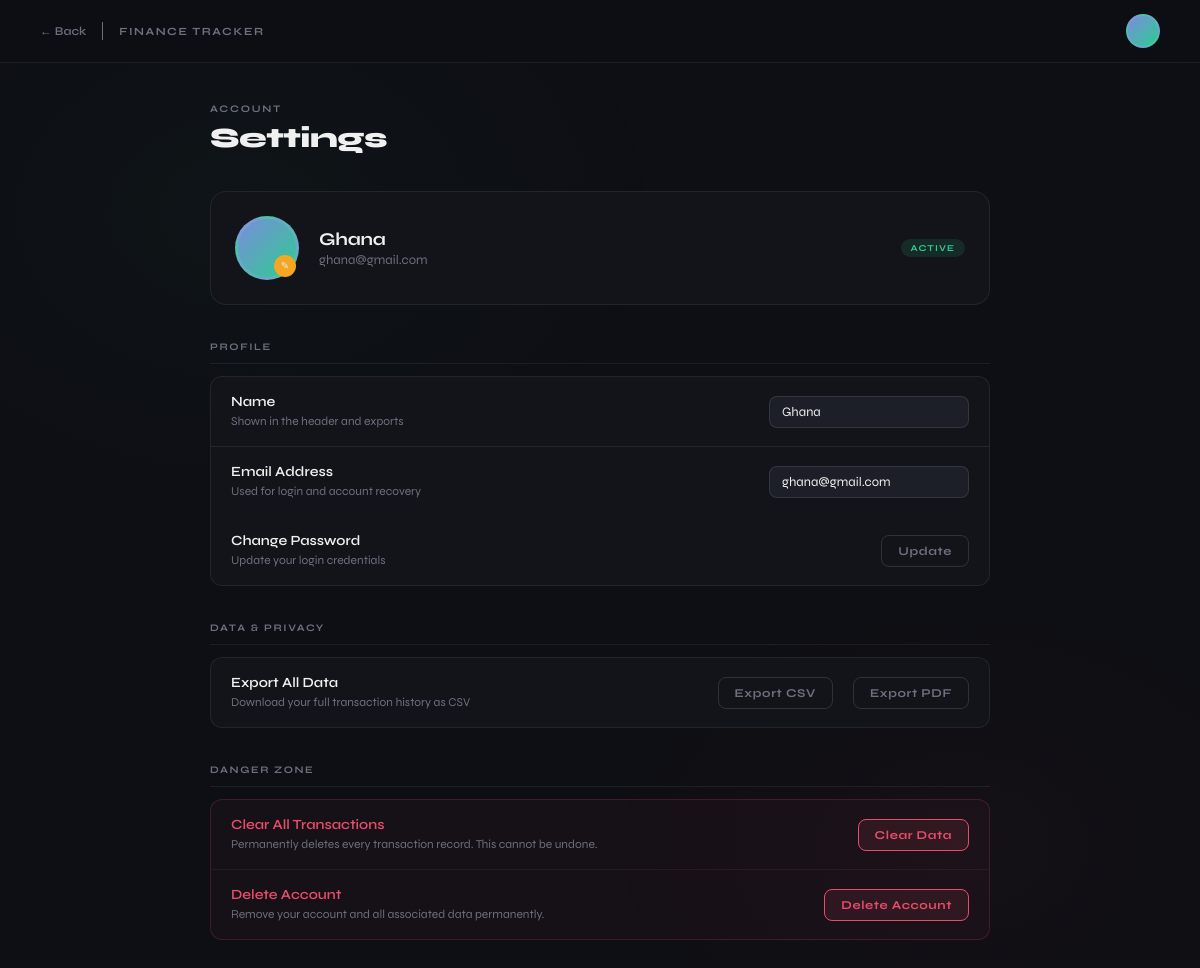
The page /settings (signed in) on the database its author committed.
### main.py (models this page shows, shortened)
class User(db.Model, UserMixin):
    id = db.Column(db.Integer, primary_key=True)
    username = db.Column(db.String(80), unique=True, nullable=False)
    email = db.Column(db.String(120), unique=True, nullable=False)
    password_hash = db.Column(db.String(256), nullable=False)
    transactions = db.relationship('Transaction', backref='user', lazy=True)

### main.py (the view, shortened to what this page needs)
@app.route("/settings", methods=["GET", "POST"])
def settings():
    name = current_user.username
    email = current_user.email
    action = request.form.get("action")
    return render_template(
        "settings.html",
        logged_in=True,
        name=name,
        email=email
    )

### main.py (called while the page is built)
@login_manager.user_loader
def load_user(user_id):
    return User.query.get(int(user_id))

### templates/settings.html (shortened to what this page needs)
<!doctype html>
<html lang="en">
  <head>
  </head>
  <body>
    <div class="topbar">
      <div class="topbar-left">
        <a class="back-btn" href="{{ url_for('home') }}">← Back</a>
        <span class="topbar-brand">Finance Tracker</span>
      </div>
      <div class="topbar-right">
        <div class="profile-avatar"></div>
      </div>
    </div>
    <div class="page-wrap">
      <div class="page-eyebrow">Account</div>
      <div class="page-title">Settings</div>
      <div class="profile-card">
        <div class="profile-card-avatar">
          <span class="avatar-edit">✎</span>
        </div>
        <div class="profile-card-info">
          <div class="profile-card-name" id="display-name">{{ name }}</div>
          <div class="profile-card-email" id="display-email">{{ email }}</div>
        </div>
        <span class="profile-card-badge">Active</span>
      </div>
      <div class="section">
        <div class="section-label">Profile</div>
        <div class="row-group">
            <form id="profile-form" action="{{ url_for('settings') }}" method="POST">
            <div class="setting-row first">
              <div class="row-info">
                <div class="row-title">Name</div>
                <div class="row-desc">Shown in the header and exports</div>
              </div>
              <input class="setting-input" name="name" id="name-input" type="text" placeholder="Your name" value="{{ name }}" oninput="markDirty()" />
            </div>
            <div class="setting-row">
              <div class="row-info">
                <div class="row-title">Email Address</div>
                <div class="row-desc">Used for login and account recovery</div>
              </div>
              <input class="setting-input" name="email" id="email-input" type="email" placeholder="you@example.com" value="{{ email }}" oninput="markDirty()" />
            </div>
          </form>
          <div class="setting-row last">
            <div class="row-info">
              <div class="row-title">Change Password</div>
              <div class="row-desc">Update your login credentials</div>
            </div>
            <button class="btn btn-ghost" onclick="openPasswordModal()">Update</button>
          </div>
        </div>
      </div>
      <div class="section">
        <div class="section-label">Data & Privacy</div>
        <div class="row-group">
          <div class="setting-row first">
            <div class="row-info">
              <div class="row-title">Export All Data</div>
              <div class="row-desc">Download your full transaction history as CSV</div>
            </div>
            <button class="btn btn-ghost" onclick="window.location.href='{{ url_for('export') }}'">Export CSV</button>
              <button class="btn btn-ghost" onclick="window.location.href='{{ url_for('export_pdf') }}'">Export PDF</button>
          </div>
        </div>
      </div>
      <div class="section">
        <div class="section-label">Danger Zone</div>
        <div class="danger-zone">
          <div class="setting-row first">
            <div class="row-info">
              <div class="row-title">Clear All Transactions</div>
              <div class="row-desc" style="color:#6b6f7e">Permanently deletes every transaction record. This cannot be undone.</div>
            </div>
            <button class="btn btn-red" onclick="openModal('clear')">Clear Data</button>
          </div>
          <div class="setting-row last">
            <div class="row-info">
              <div class="row-title">Delete Account</div>
              <div class="row-desc" style="color:#6b6f7e">Remove your account and all associated data permanently.</div>
            </div>
            <button class="btn btn-red" onclick="openModal('delete')">Delete Account</button>
          </div>
        </div>
      </div>
    </div>
  </body>
</html>

### rows shown on the page
User: username "Ghana", email "ghana@gmail.com", name "Ghana"
